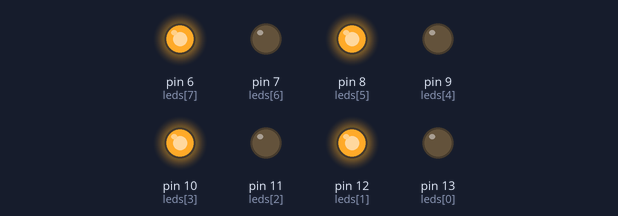
This sketch was run on a simulated Arduino Uno, built with avr-gcc and run on an emulated ATmega328P. Shown: output pins drawn as LEDs (lit = HIGH). Random numbers use the default seed unless the sketch sets one.

Above: at 0.7 s.
At 3.5 s:
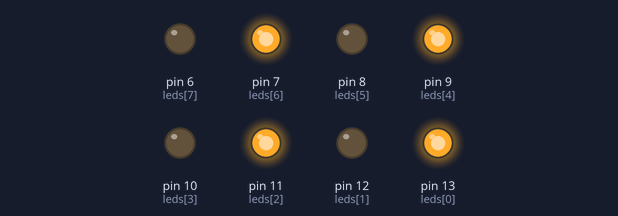
At 6.3 s:
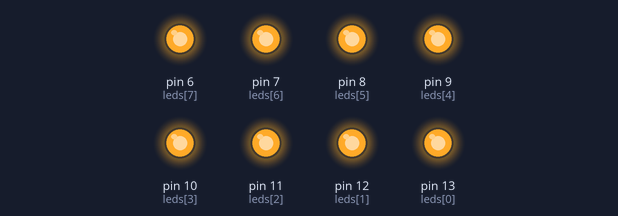
At 10.7 s:
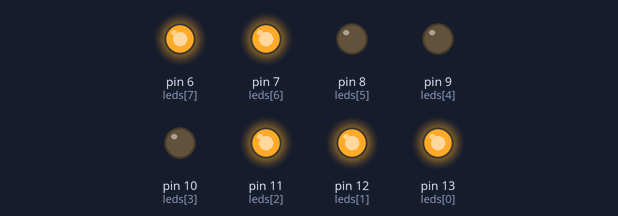
At 11.9 s:
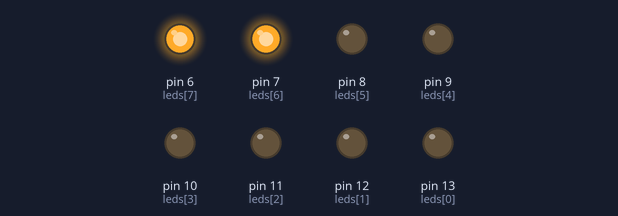
At 39.0 s:
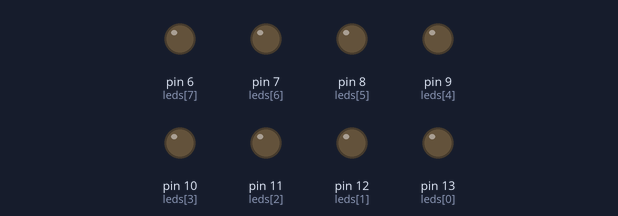
Timing chart, 0 to 40.0 s (numbered marks = the images above):
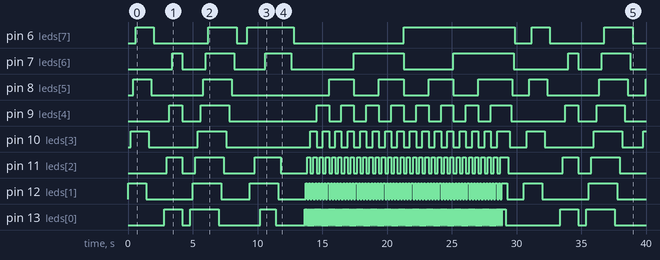

Measured:
- by itself, pin 6 (leds[7]): LOW → HIGH at 0.60 s, → LOW 1.4 s later, → HIGH 4.2 s later, → LOW 2.2 s later, … (12 changes in this stretch)
- by itself, pin 7 (leds[6]): LOW → HIGH at 3.4 s, → LOW 0.80 s later, → HIGH 1.8 s later, → LOW 2.2 s later, … (14 changes in this stretch)
- by itself, pin 8 (leds[5]): LOW → HIGH at 0.40 s, → LOW 1.4 s later, → HIGH 4.0 s later, → LOW 2.2 s later, … (17 changes in this stretch)
- by itself, pin 9 (leds[4]): LOW → HIGH at 3.2 s, → LOW 1.0 s later, → HIGH 1.4 s later, → LOW 2.2 s later, … (24 changes in this stretch)
- by itself, pin 10 (leds[3]): LOW → HIGH at 0.20 s, → LOW 1.4 s later, → HIGH 3.8 s later, → LOW 2.2 s later, … (41 changes in this stretch)
- by itself, pin 11 (leds[2]): LOW → HIGH at 3.0 s, → LOW 1.2 s later, → HIGH 1.0 s later, → LOW 2.2 s later, … (74 changes in this stretch)
- by itself, pin 12 (leds[1]): LOW → HIGH at 0.00 s, → LOW 1.4 s later, → HIGH 3.6 s later, → LOW 2.2 s later, … (138 changes in this stretch)
- by itself, pin 13 (leds[0]): LOW → HIGH at 2.8 s, → LOW 1.4 s later, → HIGH 0.60 s later, → LOW 2.2 s later, … (266 changes in this stretch)

The sketch:

EdisonPicuasi-Deber1.ino
```cpp
//Edison Picuasi
//Deber 1 - Juego de LEDS

int leds [8]={13,12,11,10,9,8,7,6}; //pines de leds
int i=0; //variable de incremento
int j=0;  //variable de incremento

void setup() {

//CONFIGURACION DE LEDS
for(;i<8;i++){
  pinMode(leds[i],OUTPUT);  //inicializa pines de leds como salida
  }
}

void loop() {
/*-------------- JUEGO 1 --------------*/
//LEDS PARES

for(i=1;i<8;i=i+2){

  digitalWrite(leds[i],HIGH); //se encienden los leds pares
  delay(200); //

  }
i=0;  //se reinicia la variable
delay(600);

for(i=1;i<8;i=i+2){

  digitalWrite(leds[i],LOW);  //se apagan los leds
  delay(200);
  }
i=0;  //se reinicia la variable
delay(600);

/*-------------- JUEGO 2 --------------*/
//LEDS IMPARES

for(i=0;i<8;i=i+2){

  digitalWrite(leds[i],HIGH); //se encienden los leds impares
  delay(200);

  }
i=0;  //se reinicia la variable
delay(600);

for(i=0;i<8;i=i+2){

  digitalWrite(leds[i],LOW);  //se apagan los leds
  }
i=0;  //se reinicia la variable
delay(600);
/*-------------- JUEGO 3 --------------*/
//TODOS LOS LEDS ENCENDIDOS

for(;i<8;i++){

 digitalWrite(leds[i],HIGH);  //se encienden los leds
 delay(200);

  }
i=0;  //se reinicia la variable
delay(600);

for(;i<8;i++){

 digitalWrite(leds[i],LOW); //se apagan los leds
 delay(200);

  }
i=0;  //se reinicia la variable
delay(600);
/*-------------- JUEGO 4 --------------*/
//LEDS ALEATORIOS
for(;i<8;i++){

  digitalWrite(leds[random(8)],HIGH);  //se encienden leds aleatorios
  delay(200);

  }
i=0;  //se reinicia la variable
delay(600);

for(;i<8;i++){

 digitalWrite(leds[i],LOW); //se apagan los leds
 delay(200);

  }
i=0;  //se reinicia la variable
delay(600);
/*-------------- JUEGO 5 --------------*/
// LEDS BINARIO

  for(;i<256;i++)
  {
     for(j=0;j<8;j++)
     {
       if(((i>>j)&1)==1)
           digitalWrite(leds[j],HIGH);  //se encienden los leds
       else digitalWrite(leds[j],LOW);  //se apagan los leds
     }
     delay(60);
  }
i=0;  //se reinicia la variable
j=0;  //se reinicia la variable
delay(200);

  for(;i<8;i++){

 digitalWrite(leds[i],LOW); //se apagan todos los leds
 delay(100);

  }
i=0;  //se reinicia la variable
delay(600);
}
```
